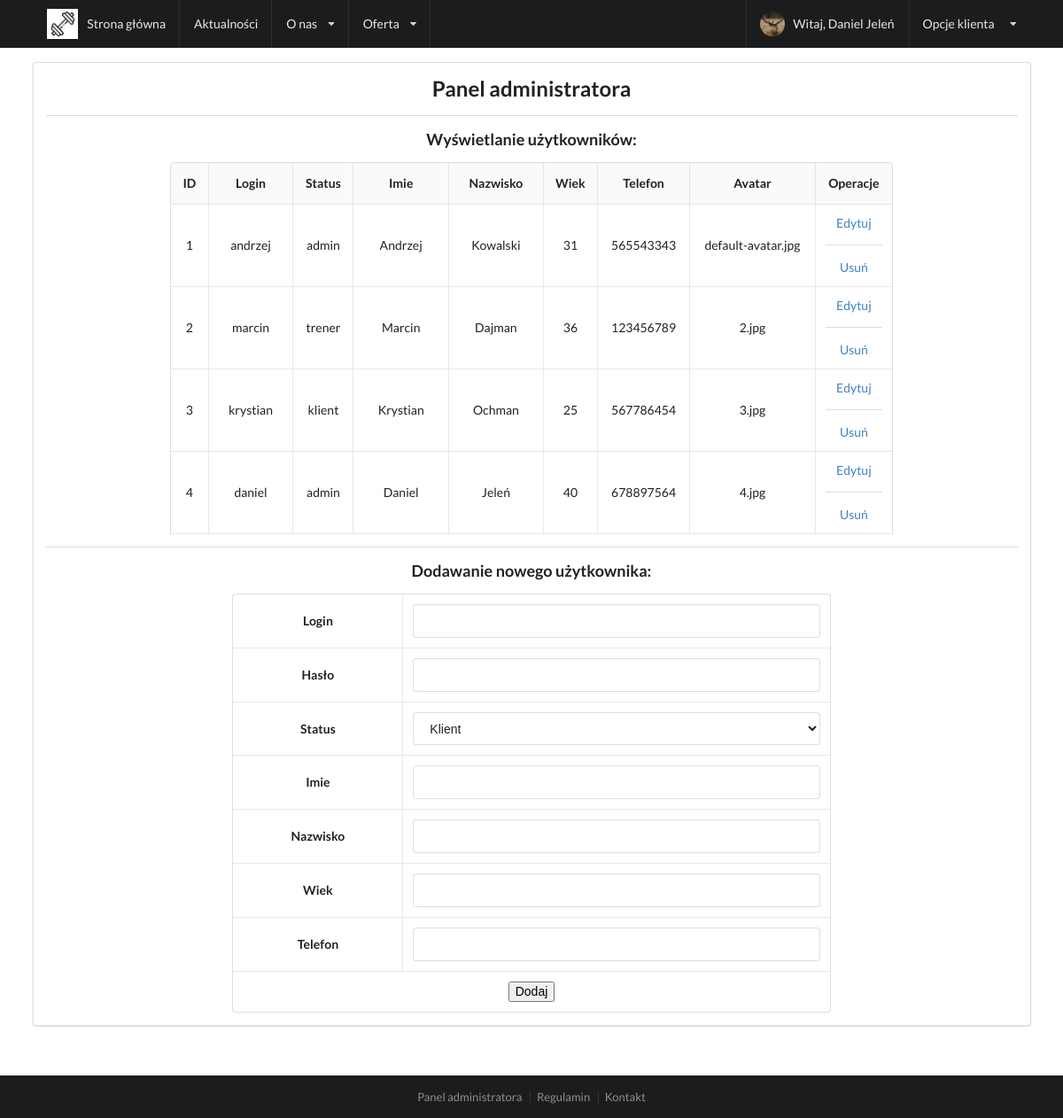
The page /admin/klienci (signed in) on the database its author committed.
### tables this page shows
CREATE TABLE `users` (
  `id` int NOT NULL,
  `login` varchar(255) NOT NULL,
  `password` varchar(255) NOT NULL,
  `status` text NOT NULL,
  `name` varchar(255) NOT NULL,
  `surname` varchar(255) NOT NULL,
  `avatar` varchar(32) NOT NULL,
  `age` int NOT NULL,
  `telephone` varchar(128) NOT NULL
);

### index.php (called while the page is built, shortened)
<?php
    $request = $_SERVER['REQUEST_URI'];
    routing($request);
?>

### views/admin/klienci.php (the view, shortened to what this page needs)
<?php
    $query = $db->query("SELECT * FROM users;");
?>
<div class="ui container">
    <div class="row">
        <div class="ui segment">
            <div class="row">
                    <div class="ui center aligned container">
                        <h2>Panel administratora</h2>
                    </div>
            </div>
            <div class="ui divider"></div>
            <div class="row">
                <div class="ui grid">
                    <div class="two wide column"></div>
                    <div class="twelve wide column">
                        <div class="ui center aligned container" >
                            <h3>Wyświetlanie użytkowników:</h3>
                            <div style="overflow-y: scroll; max-height: 30em;">
                                <table class="ui selectable celled center aligned table">
                                    <thead>
                                        <th>ID</th>
                                        <th>Login</th>
                                        <th>Status</th>
                                        <th>Imie</th>
                                        <th>Nazwisko</th>
                                        <th>Wiek</th>
                                        <th>Telefon</th>
                                        <th>Avatar</th>
                                        <th>Operacje</th>
                                    </thead>
                                    <tbody>
                                    <?php foreach($query as $row): ?>
                                        <tr>
                                            <td><?php echo $row['id'];?></td>
                                            <td><?php echo $row['login'];?></td>
                                            <td><?php echo $row['status'];?></td>
                                            <td><?php echo $row['name'];?></td>
                                            <td><?php echo $row['surname'];?></td>
                                            <td><?php echo $row['age'];?></td>
                                            <td><?php echo $row['telephone'];?></td>
                                            <td><?php echo $row['avatar'];?></td>
                                            <td>
                                                <a href="/admin/klienci/edytuj?id=<?php echo $row['id'];?>">Edytuj</a>
                                                <div class="ui divider"></div>
                                                <a href="/admin/klienci/usun?id=<?php echo $row['id'];?>">Usuń</a>
                                            </td>
                                        </tr>
                                    <?php endforeach; ?>
                                    </tbody>
                                </table>
                            </div>
                        </div>
                    </div>
                    <div class="two wide column"></div>
                </div>
            </div>
            <div class="ui divider"></div>
            <div class="row">
                <div class="ui grid">
                    <div class="three wide column"></div>
                    <div class="ten wide column">
                        <div class="ui center aligned container">
                            <h3>Dodawanie nowego użytkownika:</h3>
                            <form action="/admin/dodajusera" method="GET">
                                <table class="ui form selectable celled center aligned table">
                                    <tr>
                                        <td><b>Login</b></td>
                                        <td><input type="text" name="login" value=""/></td>
                                    </tr>
                                    <tr>
                                        <td><b>Hasło</b></td>
                                        <td><input type="password" name="password" value=""/></td>
                                    </tr>
                                    <tr>
                                        <td><b>Status</b></td>
                                        <td>
                                            <select name="status">
                                                <option value="klient">Klient</option>
                                            </select>
                                        </td>
                                    </tr>
                                    <tr>
                                        <td><b>Imie</b></td>
                                        <td><input type="text" name="name" value=""/></td>
                                    </tr>
                                    <tr>
                                        <td><b>Nazwisko</b></td>
                                        <td><input type="text" name="surname" value=""/></td>
                                    </tr>
                                    <tr>
                                        <td><b>Wiek</b></td>
                                        <td><input type="number" name="age" value=""/></td>
                                    </tr>
                                    <tr>
                                        <td><b>Telefon</b></td>
                                        <td><input type="text" name="telephone" value=""/></td>
                                    </tr>
                                    <tr>
                                        <td colspan="2"><input type="submit" name="send" value="Dodaj" /></td>
                                    </tr>
                                </table>
                                </form>
                        </div>
                    </div>
                    <div class="three wide column"></div>
                </div>
            </div>
        </div>
    </div>
</div>

### rows shown on the page
users: id "1", login "andrzej", status "admin", name "Andrzej", surname "Kowalski", age "31", telephone "565543343", avatar "default-avatar.jpg"
users: id "2", login "marcin", status "trener", name "Marcin", surname "Dajman", age "36", telephone "123456789", avatar "2.jpg"
users: id "3", login "krystian", status "klient", name "Krystian", surname "Ochman", age "25", telephone "567786454", avatar "3.jpg"
users: id "4", login "daniel", status "admin", name "Daniel", surname "Jeleń", age "40", telephone "678897564", avatar "4.jpg"

### other values the page prints
unserialize($_SESSION['loggedUser'])->getName() "Daniel"
unserialize($_SESSION['loggedUser'])->getSurname() "Jeleń"
